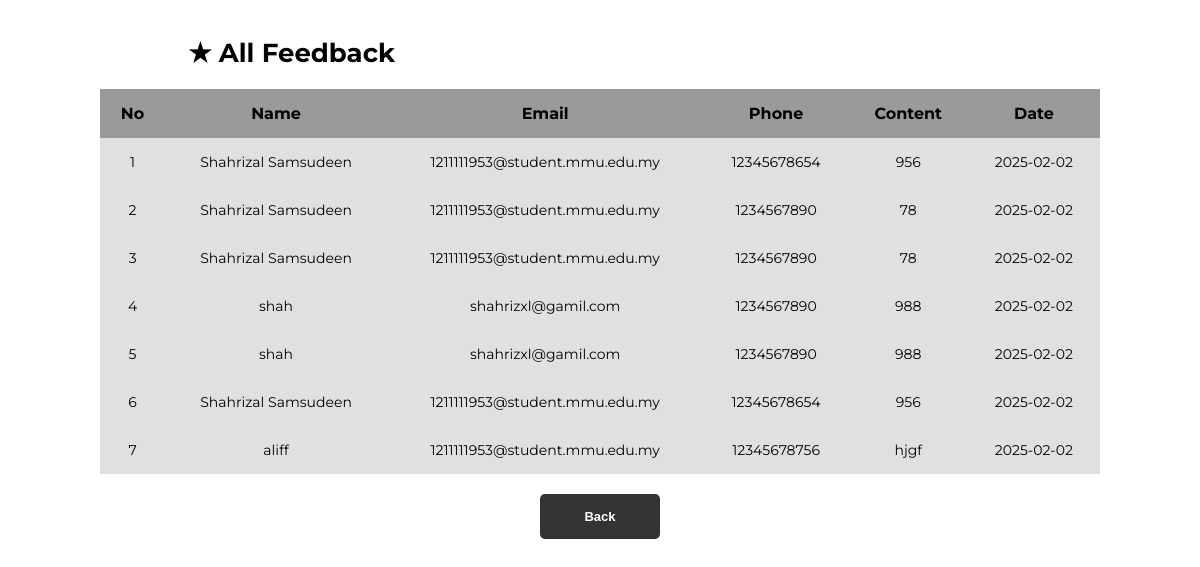
Screenshot of /viewfeedback with the database file from the repository.
### main.py (models this page shows)
class Feedback(db.Model, UserMixin):
    id = db.Column(db.Integer, primary_key=True)
    name = db.Column(db.String(150), nullable=False)
    email = db.Column(db.String(100), nullable=False)
    ph = db.Column(db.String(150), nullable=False)
    content = db.Column(db.String(1500), nullable=False)
    date = db.Column(db.Date, nullable=False, default=date.today)

### main.py (the view)
@tandtweb.route('/viewfeedback', methods=['GET'])
def view_feedback():
    feedback_list = Feedback.query.all()
    return render_template('viewfeedback.html', feedback_list=feedback_list)

### templates/viewfeedback.html (shortened to what this page needs)
<!DOCTYPE html>
<html lang="en">
<head>
    <link rel="stylesheet" href="/static/viewtable.css">
</head>
<body>
    <h1 class="viewfeedback">★ All Feedback</h1>
    <table class="viewfeedback">
        <thead>
            <tr>
                <th>No</th>
                <th>Name</th>
                <th>Email</th>
                <th>Phone</th>
                <th>Content</th>
                <th>Date</th>
            </tr>
        </thead>
        <tbody>
            {% for feedback in feedback_list %}
                <tr class="each-row">
                    <td>{{ feedback.id }}</td>
                    <td>{{ feedback.name }}</td>
                    <td>{{ feedback.email }}</td>
                    <td>{{ feedback.ph }}</td>
                    <td>{{ feedback.content }}</td>
                    <td>{{ feedback.date }}</td>
                </tr>
            {% endfor %}
        </tbody>
    </table>
    <div class="buttons-container">
    <button type="button" onclick="window.location.href='/adminhome'">Back</button>
    </div>
</body>
</html>

### static/viewtable.css (style rules this page uses)
body { font-family: 'Montserrat', sans-serif; background-color: #ffffff; display: flex; flex-direction: column; align-items: center; padding: 20px; margin: 0; }
h1 { font-size: 26px; font-weight: bold; margin-bottom: 10px; text-align: left; }
h1.viewfeedback { width: 71%; }
table { width: 100%; border-collapse: collapse; margin-top: 10px; }
table.viewfeedback { max-width: 1000px; }
th, td { padding: 15px; text-align: center; }
th { background-color: #9a9a9a; color: rgb(0, 0, 0); font-weight: bold; }
td { background-color: #e0e0e0; padding: 15px; font-size: 14px; }
button { background-color: #333; color: white; border: none; padding: 10px 20px; border-radius: 5px; font-size: 13px; cursor: pointer; font-weight: bold; margin-top: 20px; min-width: 120px; height: 45px; }

### rows the page displays
Feedback: id "1", name "Shahrizal Samsudeen", email "1211111953@student.mmu.edu.my", ph "12345678654", content "956", date "2025-02-02"
Feedback: id "2", name "Shahrizal Samsudeen", email "1211111953@student.mmu.edu.my", ph "1234567890", content "78", date "2025-02-02"
Feedback: id "3", name "Shahrizal Samsudeen", email "1211111953@student.mmu.edu.my", ph "1234567890", content "78", date "2025-02-02"
Feedback: id "4", name "shah", email "shahrizxl@gamil.com", ph "1234567890", content "988", date "2025-02-02"
Feedback: id "5", name "shah", email "shahrizxl@gamil.com", ph "1234567890", content "988", date "2025-02-02"
Feedback: id "6", name "Shahrizal Samsudeen", email "1211111953@student.mmu.edu.my", ph "12345678654", content "956", date "2025-02-02"
Feedback: id "7", name "aliff", email "1211111953@student.mmu.edu.my", ph "12345678756", content "hjgf", date "2025-02-02"
